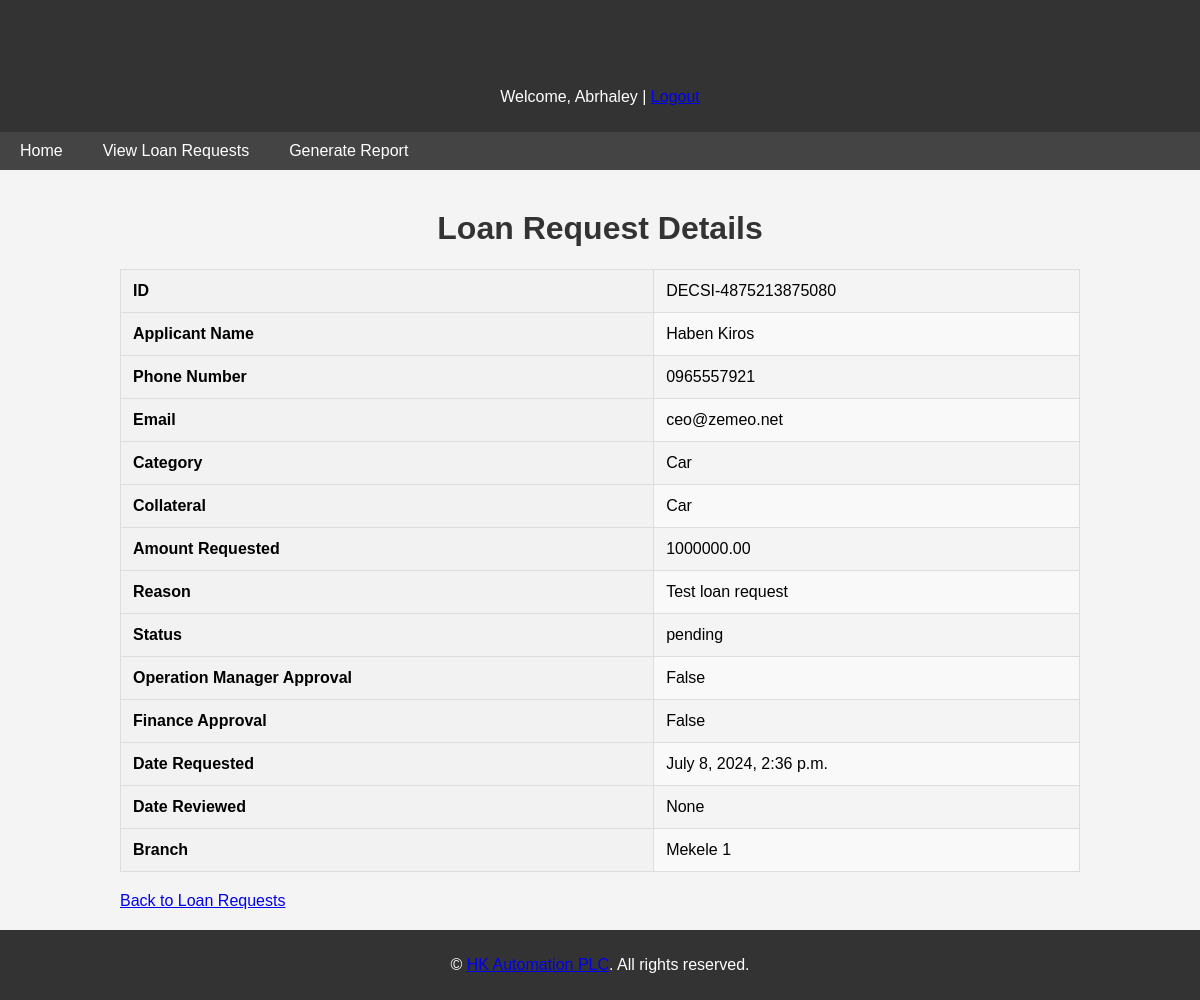
The page /loan_request_detail/1/ (signed in) on the database as committed earlier.
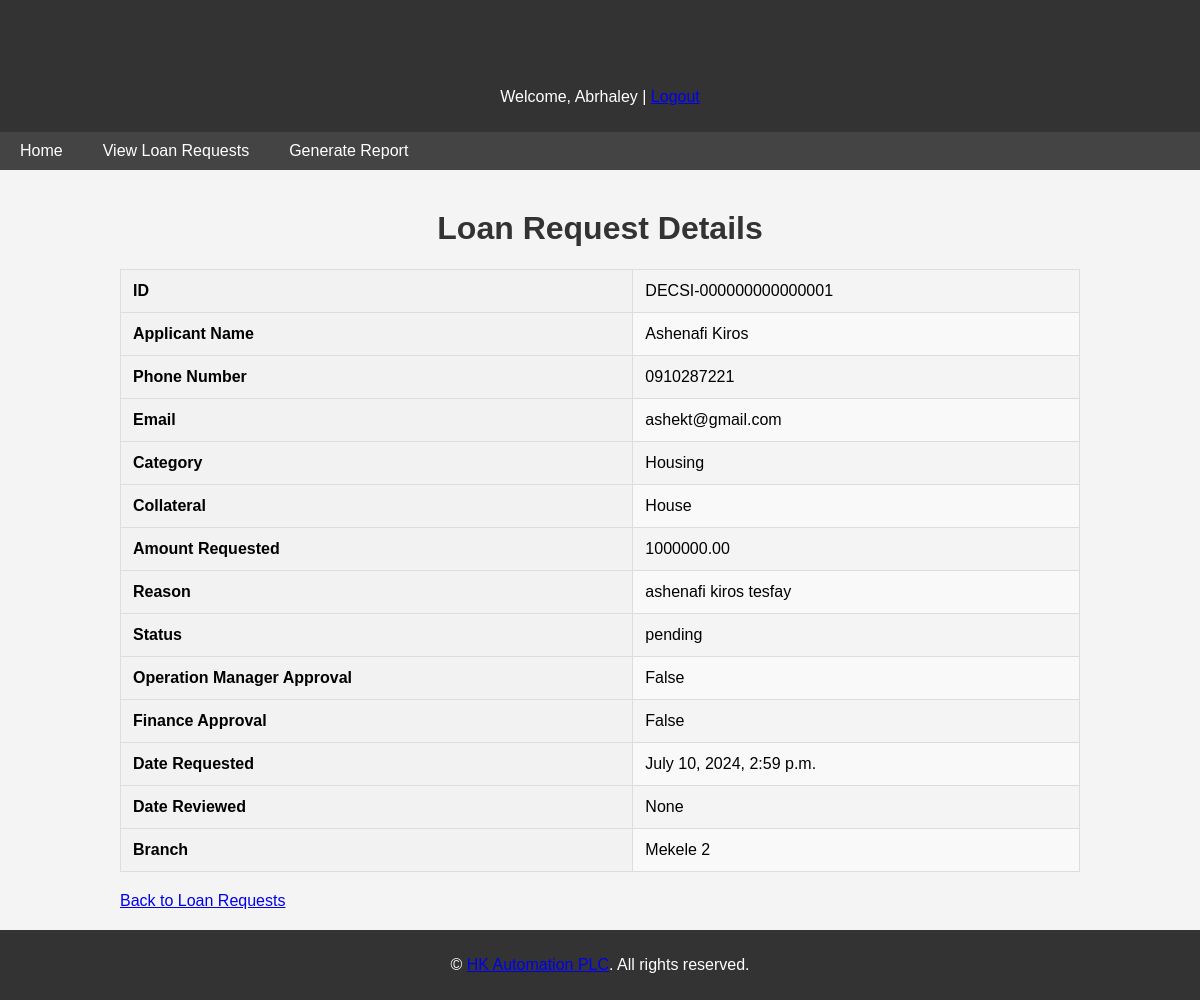
The same page on the database as committed later.
### loans/models.py (models this page shows, shortened)
class LoanRequest(models.Model):
    loan_request_id = models.CharField(max_length=22, unique=True)
    applicant_name = models.CharField(max_length=255)
    phone_number = models.CharField(max_length=15)
    email = models.EmailField()
    category = models.ForeignKey(LoanCategory, on_delete=models.CASCADE)
    collateral = models.ForeignKey(CollateralType, on_delete=models.CASCADE)
    amount_requested = models.DecimalField(max_digits=20, decimal_places=2)
    reason = models.TextField()
    status = models.CharField(max_length=20, default='pending')
    operation_manager_approval = models.BooleanField(default=False)
    finance_approval = models.BooleanField(default=False)
    date_requested = models.DateTimeField(auto_now_add=True)
    date_reviewed = models.DateTimeField(null=True, blank=True)
    branch = models.ForeignKey(Branch, on_delete=models.CASCADE)

class LoanCategory(models.Model):
    name = models.CharField(max_length=255)

class CollateralType(models.Model):
    name = models.CharField(max_length=255)

class Branch(models.Model):
    zone = models.ForeignKey(Zone, on_delete=models.CASCADE)
    name = models.CharField(max_length=255)

### loans/views.py (the view)
# urls.py: path('loan_request_detail/<int:loan_request_id>/', views.loan_request_detail, name='loan_request_detail'),
@login_required
@user_passes_test(lambda u: u.role in ['loan_officer', 'operational_manager', 'finance'])
def loan_request_detail(request, loan_request_id):
    loan_request = get_object_or_404(LoanRequest, pk=loan_request_id)
    return render(request, 'loans/loan_request_detail.html', {'loan_request': loan_request})

### templates/loans/loan_request_detail.html (shortened to what this page needs)
{% extends "base.html" %}
{% block content %}
<h1>Loan Request Details</h1>
<table>
    <tr>
        <th>ID</th>
        <td>{{ loan_request.loan_request_id }}</td>
    </tr>
    <tr>
        <th>Applicant Name</th>
        <td>{{ loan_request.applicant_name }}</td>
    </tr>
    <tr>
        <th>Phone Number</th>
        <td>{{ loan_request.phone_number }}</td>
    </tr>
    <tr>
        <th>Email</th>
        <td>{{ loan_request.email }}</td>
    </tr>
    <tr>
        <th>Category</th>
        <td>{{ loan_request.category.name }}</td>
    </tr>
    <tr>
        <th>Collateral</th>
        <td>{{ loan_request.collateral.name }}</td>
    </tr>
    <tr>
        <th>Amount Requested</th>
        <td>{{ loan_request.amount_requested }}</td>
    </tr>
    <tr>
        <th>Reason</th>
        <td>{{ loan_request.reason }}</td>
    </tr>
    <tr>
        <th>Status</th>
        <td>{{ loan_request.status }}</td>
    </tr>
    <tr>
        <th>Operation Manager Approval</th>
        <td>{{ loan_request.operation_manager_approval }}</td>
    </tr>
    <tr>
        <th>Finance Approval</th>
        <td>{{ loan_request.finance_approval }}</td>
    </tr>
    <tr>
        <th>Date Requested</th>
        <td>{{ loan_request.date_requested }}</td>
    </tr>
    <tr>
        <th>Date Reviewed</th>
        <td>{{ loan_request.date_reviewed }}</td>
    </tr>
    <tr>
        <th>Branch</th>
        <td>{{ loan_request.branch.name }}</td>
    </tr>
</table>
<a href="{% url 'view_loan_requests' %}">Back to Loan Requests</a>
{% endblock %}

Rows that differ between the two databases and show on the page:
changed LoanRequest "pending": loan_request_id "DECSI-4875213875080" → "DECSI-000000000000001"; applicant_name "Haben Kiros" → "Ashenafi Kiros"; phone_number "0965557921" → "0910287221"; email "ceo@zemeo.net" → "ashekt@gmail.com"; category.name "Car" → "Housing"; collateral.name "Car" → "House"; reason "Test loan request" → "ashenafi kiros tesfay"; date_requested "July 8, 2024, 2:36 p.m." → "July 10, 2024, 2:59 p.m."; branch.name "Mekele 1" → "Mekele 2"
